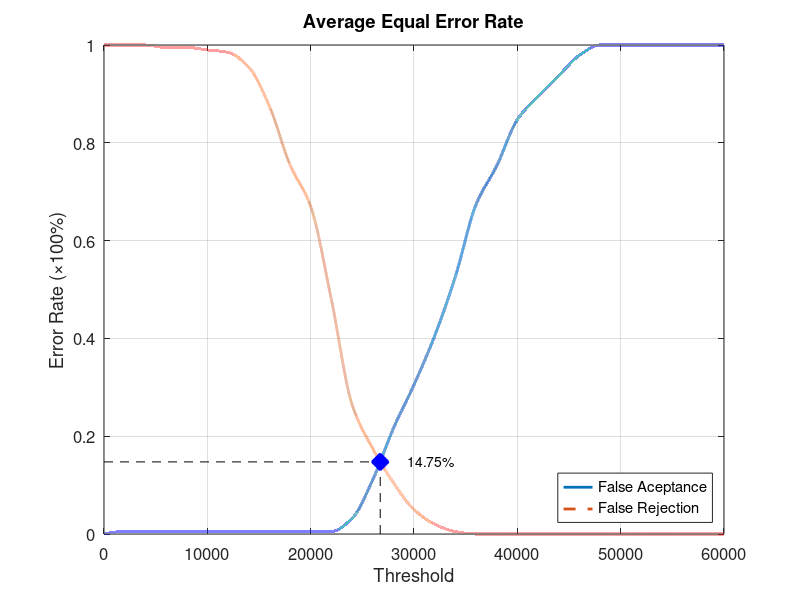
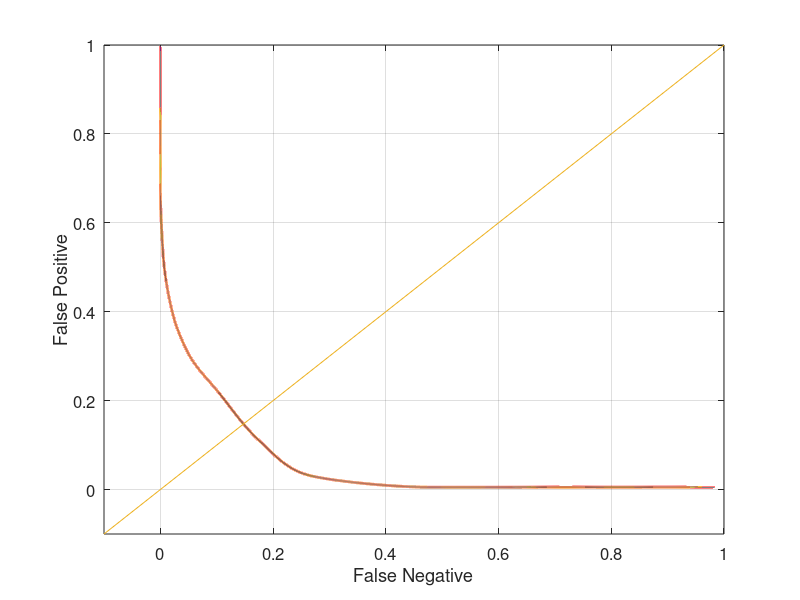

Write the MATLAB code that produced these figures, in order.
function yEER = Database1_1
close all;
clear;
clc;
x = 0:2000:60000;
xq = 0:0.5:60000;

y0 = [0 0.00526316 0.00526316 0.00526316 0.00526316 0.00526316 0.00526316 0.00526316 0.00526316 0.00526316 0.00526316 0.00526316 0.0315789 0.110526 0.215789 0.305263 0.405263 0.526316 0.673684 0.752632 0.847368 0.894737 0.936842 0.978947 1 1 1 1 1 1 1];
yy0 = interp1(x, y0, xq, 'pchip');
y1 = [1 1 1 0.995 0.995 0.99 0.985 0.955 0.875 0.755 0.67 0.48 0.265 0.175 0.105 0.05 0.02 0.005 0 0 0 0 0 0 0 0 0 0 0 0 0];
yy1 = interp1(x, y1, xq, 'pchip');

% Calculating EER: 
y2 = abs(y0 - y1);
find(y2 == min(y2))
yy2 = abs(yy0 - yy1);
xEER = find(yy2 == min(yy2));
xEERIndex = xq(xEER) % X-axis EER
yEER = yy0(xEER) % Y-axis EER

main = figure
plot(xq, yy0,'-','LineWidth', 2);	hold on
plot(xq, yy1,'--','LineWidth', 2);	hold on
plot([xEERIndex xEERIndex], [0 yEER], 'k--');	hold on
plot([0 xEERIndex], [yEER yEER], 'k--');	hold on
plot(xEERIndex, yEER, 'bx', 'LineWidth', 10);	hold on
text(xEERIndex + 10 * xEERIndex / 100, yEER, [num2str(round((10000 * yEER)) / 100) '%'])
legend('False Aceptance', 'False Rejection', 'Location', 'SouthEast')
xlabel('Threshold')
ylabel('Error Rate (\times100%)')
title('Average Equal Error Rate')
set(gca, 'FontSize', 12)
axis([0 60000 0 1])
grid on

print(main, 'Database1_1Main', '-dpng');
FNRxFPR = figure('Color', [1 1 1]);
plot(yy1, yy0, '-', yy1, yy0, 'LineWidth', 2);
hold on
y = -0.1:0.1:1
plot(y, y); 
set(gca, 'FontSize', 12)
xlabel('False Negative')
ylabel('False Positive')
axis([-0.1 1 -0.1 1])
set(gca, 'FontSize', 12)
grid on

print(FNRxFPR, 'Database1_1FNRxFPR','-dpng');
end
